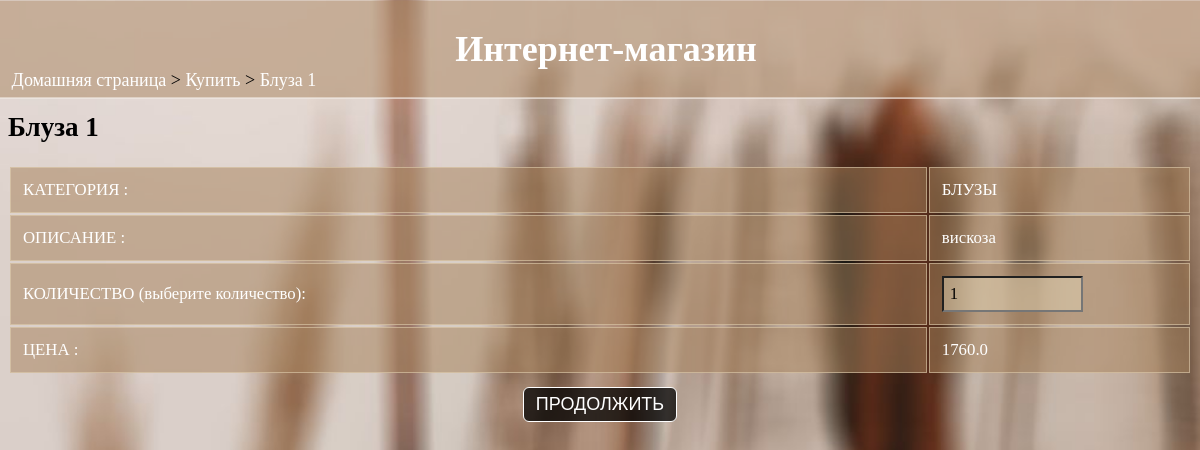
The page /buy/5/ (signed in) on the database its author committed.
### data/product.py (models this page shows)
class Product(SqlAlchemyBase, UserMixin):
    __tablename__ = 'product'
    prodID = sqlalchemy.Column(sqlalchemy.Integer, primary_key=True, autoincrement=True)
    name = sqlalchemy.Column(sqlalchemy.String)
    quantity = sqlalchemy.Column(sqlalchemy.Integer)
    category = sqlalchemy.Column(sqlalchemy.String)
    cost_price = sqlalchemy.Column(sqlalchemy.Float)
    sell_price = sqlalchemy.Column(sqlalchemy.Float)
    description = sqlalchemy.Column(sqlalchemy.String)
    sellID = sqlalchemy.Column(sqlalchemy.Integer, sqlalchemy.ForeignKey("sellers.sellID"))

### shop.py (the view)
@app.route("/buy/<id>/", methods=['POST', 'GET'])
def buy_product(id):
    if 'userid' not in session:
        return redirect(url_for('home'))
    if session['type'] == "Seller":
        abort(403)
    ispresent, tup = product_info(id)
    if not ispresent:
        abort(404)
    (name, quantity, category, cost_price, sell_price, sellID, desp, sell_name) = tup
    if request.method == "POST":
        data = request.form
        total = int(data['qty'])*float(sell_price)
        return redirect(url_for('buy_confirm', total=total, quantity=data['qty'], id=id))
    return render_template('buy_product.html', name=name, category=category, desp=desp, quantity=quantity, price=sell_price)

### data/db_session.py (called while the page is built)
def create_session() -> Session:
    global __factory
    return __factory()

### shop.py (called while the page is built)
def product_info(id):
    db_sess = db_session.create_session()
    a = db_sess.query(Product).filter(Product.prodID == id)[0]
    b = db_sess.query(Seller).filter(Seller.sellID == Product.sellID)[0]
    a = (a.name, a.quantity, a.category, a.cost_price, a.sell_price, a.sellID, a.description, b.name)
    res = [i for i in a]
    if len(res) == 0:
        return False, res
    return True, res

### templates/buy_product.html (shortened to what this page needs)
<html>
<head>
  <link rel="stylesheet" href="{{url_for('static', filename='main.css')}}">
</head>
<body>
  <div class="sticky">
    <h1>Интернет-магазин</h1>
  </div>
  <div class="nav">
  <p><a href="/">Домашняя страница</a> > <a href="/buy">Купить</a> > <a href="">{{name}}</a></p>
  </div>
  <h2>{{name}}</h2>
  <form action="" method="POST">
    <table>
      <tr>
        <td>КАТЕГОРИЯ :</td><td>{{category}}</td>
      </tr>
      <tr>
        <td>ОПИСАНИЕ :</td><td><pre>{{desp}}</pre></td>
      </tr>
      <tr>
        <td>КОЛИЧЕСТВО (выберите количество):</td><td><input type="number" name="qty" value="1" min="1" max='{{quantity}}'></td>
      </tr>
      <tr>
        <td>ЦЕНА :</td><td>{{price}}</td>
      </tr>
    </table>
    <input type="submit" value="ПРОДОЛЖИТЬ" style="display:block; margin-left:auto; margin-right:auto; margin-top:1vw;">
  </form>
</body>
</html>

### static/main.css (style rules this page uses)
div.sticky { position: -webkit-sticky; position: sticky; top: 0.2px; margin: -0.7vw; background-color: rgba(167, 130, 93, 0.5); color: white; padding: 0.3vw; font-size: 1.5vw; text-align: center; border-bottom: 1px solid white; font-family: 'Times New Roman'; }
div.sticky h1 { padding-left:1vw; }
body { font-family:'Times New Roman'; font-size: 1.5vw; background-image: url('background2.jpg'); background-size: cover; background-repeat: no-repeat; background-attachment: fixed; color: black; max-width: 100%; overflow-x: hidden; }
div.nav { position: fixed; display: block; top: 5vw; margin:-0.7vw; padding-left:1vw; border:none; overflow: hidden; }
div.nav a { text-decoration: none; color: white; }
input[type=text], input[type=email], input[type=password],input[type=tel], input[type=search], input[type=number],select, textarea { font-family: inherit; background-color: rgba(224, 207, 177, 0.534); width: 60%; font-size: 1.4vw; padding:0.5vw; }
input[type=submit] { cursor: pointer; font-size: 1.5vw; padding: 0.5vw 1vw 0.5vw 1vw; border-radius: 0.5vw; color: white; background-color: rgba(0, 0, 0, 0.747); border: 1px solid white; }
table { width: 100%; font-size: 1.4vw; }
td { border: 1px solid rgba(224, 207, 177, 0.589); padding:1vw; text-align: left; background-color: rgba(167, 130, 93, 0.521); color: white; word-wrap: break-word; }
pre { font-size: 1.4vw; font-family: inherit; }
a { text-decoration: none; color: white; }

### rows shown on the page
Product: name "Блуза 1", category "БЛУЗЫ", description "вискоза", sell_price "1760.0"
